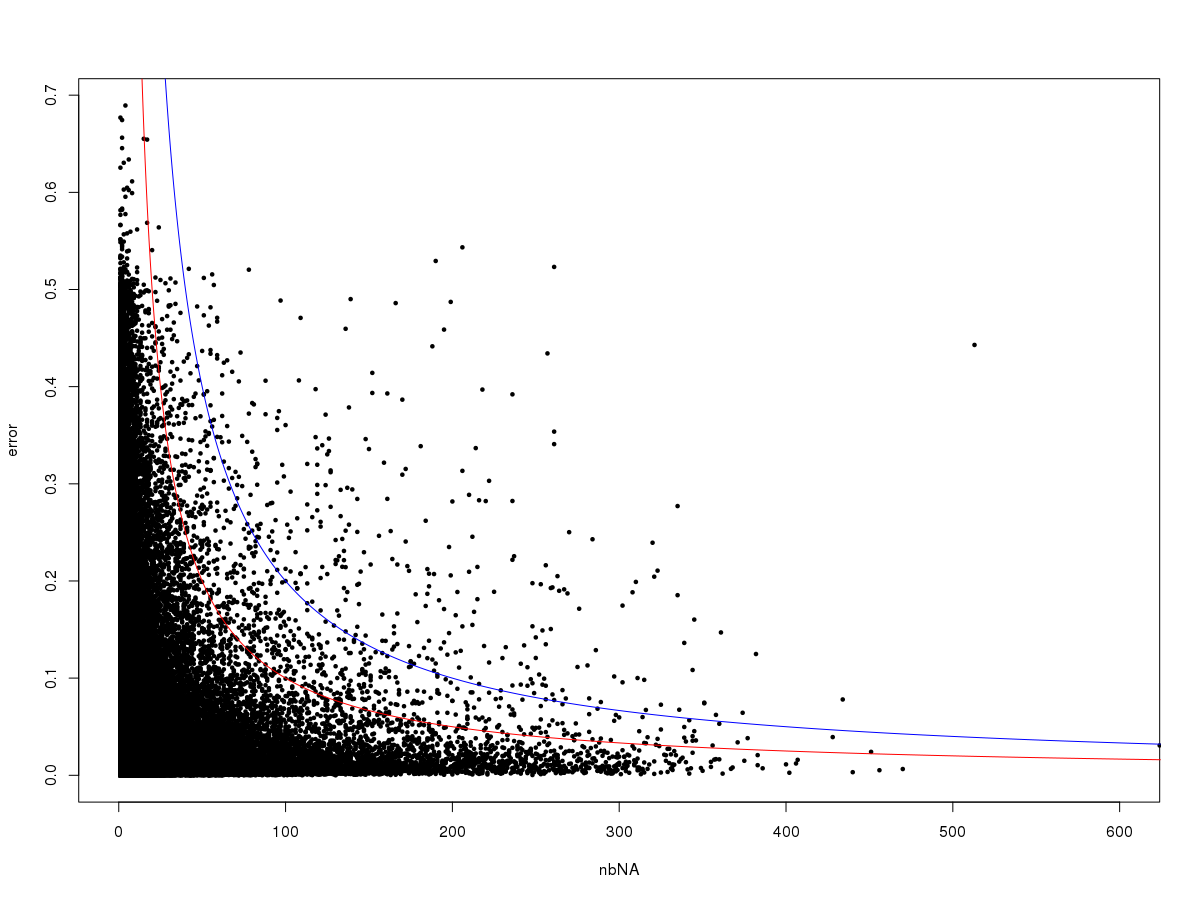

Write the R code that produced this figure.
require(bigsnpr)

celiac <- snp_attach("../thesis-celiac/backingfiles/celiac.bk")

print(system.time(
  test <- snp_impute(celiac, ncores = 11, verbose = TRUE)
)) # 112 min

info <- test$imputation
plot(info, cex = 0.5, pch = 19, xlim = c(0, 600))
curve(10/x, col = "red", add = TRUE, from = 1e-6, to = max(info$nbNA), n = 1e4)
curve(20/x, col = "blue", add = TRUE, from = 1e-6, to = max(info$nbNA), n = 1e4)

ind <- which(info$nbNA > 500 & info$error> 0.4)
ind2 <- which(info$nbNA * info$error > 20 | info$nbNA > 600)
ind3 <- which(info$nbNA * info$error > 12 | info$nbNA > 600)

X2 <- test$genotypes[, info$error > 0.6]
colMeans(X2)

sum(is.na(test$genotypes[,]))

ind4 <- which(info$nbNA == 0)
ind5 <- union(ind2, ind4)
sum(info[-ind5, "nbNA"] * info[-ind5, "error"]) / sum(info[-ind2, "nbNA"])
